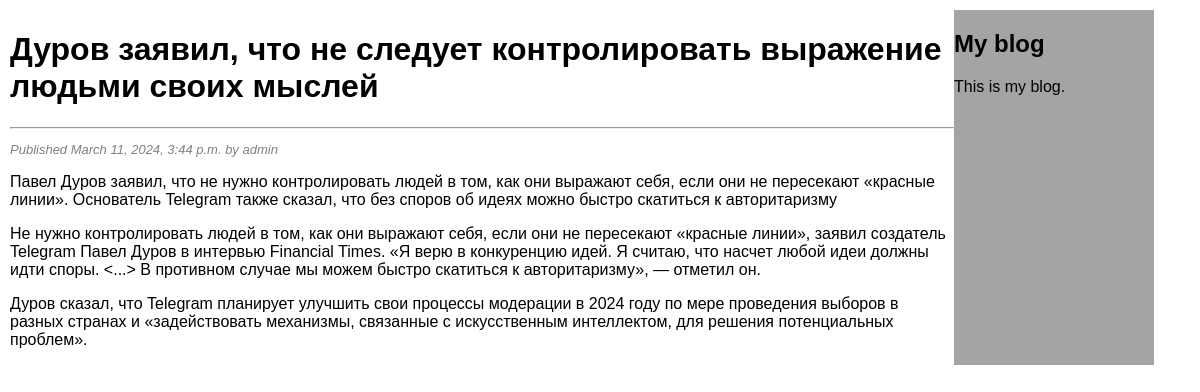
The page /blog/2024/3/11/durov-zayavil-chto-ne-sleduet-kontrolirovat-vyrazhenie-lyudmi-svoih-myslej/ on the database its author committed.
### blog/models.py (models this page shows, shortened)
class Post(models.Model):
    class Status(models.TextChoices):
        DRAFT = 'DF', 'Draft'
        PUBLISHED = 'PB', 'Published'
    title = models.CharField(max_length=250)
    slug = models.SlugField(max_length=250,
                            unique_for_date='publish')
    author = models.ForeignKey(User,
                               on_delete=models.CASCADE,
                               related_name='blog_posts')
    body = models.TextField()
    publish = models.DateTimeField(default=timezone.now)
    created = models.DateTimeField(auto_now_add=True)
    status = models.CharField(max_length=2,
                              choices=Status.choices,
                              default=Status.DRAFT)
    objects = models.Manager()
    published = PublishedManager()
    class Meta:
        ordering = ['-publish']
        indexes = [
            models.Index(fields=['-publish']),
        ]

### blog/views.py (the view)
def post_detail(request, year, month, day, post):
    post = get_object_or_404(Post,
                             status=Post.Status.PUBLISHED,
                             slug=post,
                             publish__year=year,
                             publish__month=month,
                             publish__day=day)
    return render(request,
                  'blog/post/detail.html',
                  {'post': post})

### blog/templates/blog/post/detail.html (shortened to what this page needs)
{% extends "blog/base.html" %}
{% block content %}
    <h1>{{ post.title }}</h1>
    <hr>
    <p class="date">
        Published {{ post.publish }} by {{ post.author }}
    </p>
    {{ post.body|linebreaks }}
{% endblock %}

### blog/static/blog/css/blog.css (style rules this page uses)
body { display: flex; margin: 0; font-family: Arial, Helvetica, sans-serif; margin: 10px; flex-wrap: wrap; }
.date { font-style: italic; color: gray; font-size: small; }

### rows shown on the page
Post: title "Дуров заявил, что не следует контролировать выражение людьми своих мыслей", publish "March 11, 2024, 3:44 p.m.", author "admin", body "Павел Дуров заявил, что не нужно контролировать людей в том, как они выражают себя, если они не пересекают «красные линии». Основатель Telegram также сказал, что без споров об идеях можно быстро скатиться к авторитаризму Не нужно контролировать людей в том, как они выражают себя, если они не пересекают «красные линии», заявил создатель Telegram Павел Дуров в интервью Financial Times. «Я верю в конкуренцию идей. Я считаю, что насчет любой идеи должны идти споры. <...> В противном случае мы можем быстро скатиться к авторитаризму», — отметил он. Дуров сказал, что Telegram планирует улучшить свои процессы модерации в 2024 году по мере проведения выборов в разных странах и «задействовать…"
